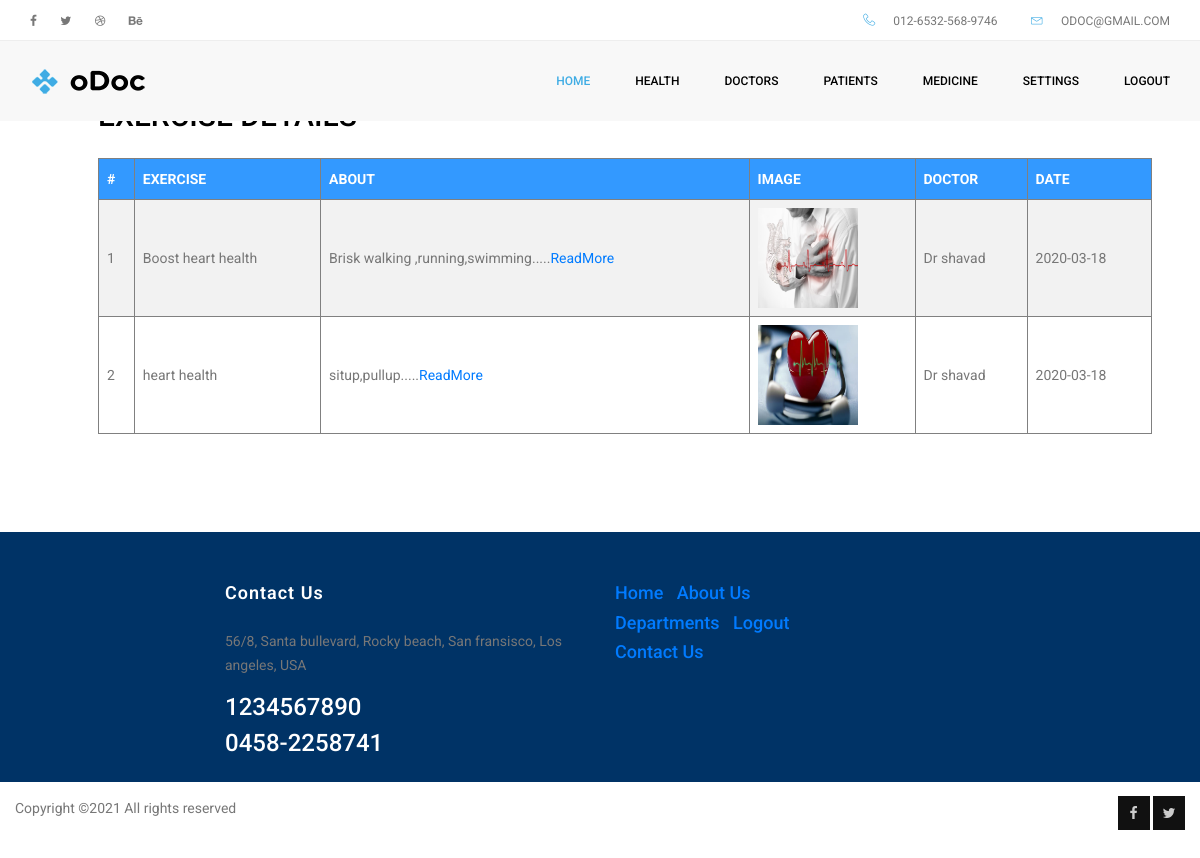
/admin/view_exercise.php, run on the app's committed database.
### tables this page shows
CREATE TABLE `exercise` (
  `eid` int(11) NOT NULL,
  `did` int(11) NOT NULL,
  `date` date NOT NULL,
  `about` varchar(30) NOT NULL,
  `description` varchar(300) NOT NULL,
  `image` varchar(500) NOT NULL
);

CREATE TABLE `doctor_registration` (
  `id` int(11) NOT NULL,
  `name` varchar(30) NOT NULL,
  `specialization` varchar(30) NOT NULL,
  `age` int(11) NOT NULL,
  `gender` varchar(30) NOT NULL,
  `address` varchar(30) NOT NULL,
  `phone number` int(11) NOT NULL,
  `email` varchar(30) NOT NULL,
  `upload_certificate` varchar(30) NOT NULL,
  `image` varchar(500) NOT NULL,
  `qualification` varchar(20) NOT NULL,
  `username` varchar(20) NOT NULL,
  `password` varchar(30) NOT NULL,
  `status` varchar(20) NOT NULL
);

### admin/view_exercise.php (the view, shortened to what this page needs)
<!doctype html>
<html lang="en">
<head>
    <link rel="stylesheet" href="../css/bootstrap.css">
    <link rel="stylesheet" href="../vendors/linericon/style.css">
    <link rel="stylesheet" href="../css/font-awesome.min.css">
    <link rel="stylesheet" href="../vendors/owl-carousel/owl.carousel.min.css">
    <link rel="stylesheet" href="../vendors/lightbox/simpleLightbox.css">
    <link rel="stylesheet" href="../vendors/nice-select/css/nice-select.css">
    <link rel="stylesheet" href="../vendors/animate-css/animate.css">
    <link rel="stylesheet" href="../vendors/jquery-ui/jquery-ui.css">
    <link rel="stylesheet" href="../css/style.css">
    <link rel="stylesheet" href="../css/responsive.css">
	     <link rel="stylesheet" href="../css/table.css">
</head>
<body>
	<header class="header_area">
	  <div class="top_menu row m0">
			<div class="container">
				<div class="float-left">
					<ul class="left_side">
						<li>
							<a href="#">
								<i class="fa fa-facebook-f"></i>
							</a>
						</li>
						<li>
							<a href="#">
								<i class="fa fa-twitter"></i>
							</a>
						</li>
						<li>
							<a href="#">
								<i class="fa fa-dribbble"></i>
							</a>
						</li>
						<li>
							<a href="#">
								<i class="fa fa-behance"></i>
							</a>
						</li>
					</ul>
				</div>
				<div class="float-right">
					<ul class="right_side">
						<li>
							<a href="#">
								<i class="lnr lnr-phone-handset"></i>
								012-6532-568-9746
							</a>
						</li>
						<li>
							<a href="#">
								<i class="lnr lnr-envelope"></i>
								odoc@gmail.com
							</a>
						</li>
					</ul>
				</div>
			</div>
		</div>
		<div class="main_menu">
			<nav class="navbar navbar-expand-lg navbar-light">
				<div class="container">
					<a class="navbar-brand logo_h" href="#">
						<img src="../img/logo1.png" alt="">
					</a>
					<div class="collapse navbar-collapse offset" id="navbarSupportedContent">
						<div class="row ml-0 w-100">
							<div class="col-lg-12 pr-0">
								<ul class="nav navbar-nav center_nav pull-right">
									<li class="nav-item active" >
										<a class="nav-link" href="admin_home.php">Home</a>
									</li><li class="nav-item submenu dropdown">
										<a href="#" class="nav-link dropdown-toggle" data-toggle="dropdown" role="button" aria-haspopup="true" aria-expanded="false">health</a>
									</li>
                                    <li class="nav-item submenu dropdown">
										<a href="#" class="nav-link dropdown-toggle" data-toggle="dropdown" role="button" aria-haspopup="true" aria-expanded="false">Doctors</a>
									</li>
                                    <li class="nav-item submenu dropdown">
										<a href="#" class="nav-link dropdown-toggle" data-toggle="dropdown" role="button" aria-haspopup="true" aria-expanded="false">Patients</a>
									</li>
									 <li class="nav-item submenu dropdown">
										<a href="#" class="nav-link dropdown-toggle" data-toggle="dropdown" role="button" aria-haspopup="true" aria-expanded="false">Medicine</a>
									</li>
                                    <li class="nav-item submenu dropdown">
										<a href="#" class="nav-link dropdown-toggle" data-toggle="dropdown" role="button" aria-haspopup="true" aria-expanded="false">Settings</a>
									</li>
									<li class="nav-item ">
										<a class="nav-link" href="../logout.php">logout</a>
									</li>
								</ul>
							</div>
						</div>
					</div>
				</div>
			</nav>
		</div>
	</header>
   <section class="team-area section_gap">
      <div id="content" class="p-4 p-md-5" style="margin-left:50px">
<h2 class="mb-4">EXERCISE DETAILS</h2>
  <form method="post" enctype="multipart/form-data">
<center>
<table align="center" border="1">
<?php
$con=mysqli_connect("localhost","root","","find_my_doctor");
$a="SELECT * FROM `exercise`";
$e=mysqli_query($con,$a);
if(mysqli_num_rows($e)>0)
{?>
<tr><th>#</th>
<th>EXERCISE</th>
<th>ABOUT</th>
<th>IMAGE</th>
<th>DOCTOR</th>
<th>DATE</th>
</tr>
<?php
$i=1;
while($r=mysqli_fetch_array($e))
{
?>
<tr><td><?php echo $i;?></td>
<td><?php echo $r[3];?></td>
<td><?php  echo substr($r[4],0,50)."....."?><a href="view_exercisedtls.php?id=<?php echo $r[0];?>">ReadMore</a></td>
<td><img src="../image/<?php echo $r[5];?>" height="100" width="100"></td><?php
$b="SELECT * FROM  doctor_registration where id='".$r[1]."'";
$ex=mysqli_query($con,$b);
$f=mysqli_fetch_array($ex);
?>
<td>Dr <?php echo $f[1];?></td>
<td><?php echo $r[2];?></td></tr>
<?php
$i=$i+1;
}
}
else
{
?>
 <font color="#FF0000" size="+3" face="Times New Roman, Times, serif"><?php echo "NO EXERCISE DETAILS FOUND";?></font>
 <?php
}
?></table></center>
</form>
      </div>
<section class="team-area section_gap">
      <footer class="footer-area section_gap">
		<div class="container" style="height:150px">
			<div class="row">
				<div class="col-lg-2  col-md-6">
				</div>
				<div class="col-lg-4  col-md-6">
					<div class="single-footer-widget mail-chimp">
						<h6 class="mb-20">Contact Us</h6>
						<p>
							56/8, Santa bullevard, Rocky beach, San fransisco, Los angeles, USA
						</p>
						<h3>1234567890</h3>
						<h3>0458-2258741</h3>
					</div>
				</div>
				<div class="col-lg-6  col-md-12">
					<div class="single-footer-widget newsletter">
						<h4><a href="../index.php">Home</a>&nbsp;&nbsp;&nbsp;<a href="../about.php">About Us</a></h4>
                        <h4><a href="../department.php">Departments</a>&nbsp;&nbsp;&nbsp;<a href="../logout.php">Logout</a></h4>
                        <h4><a href="../contact.php">Contact Us</a></h4>
					</div>
				</div>
			</div>
			<div class="row footer-bottom d-flex justify-content-between" style="margin-top:-50px">
				<p class=" footer-text m-0">
Copyright &copy;<script>document.write(new Date().getFullYear());</script> All rights reserved
				</p>
				<div class=" footer-social" style="margin-left:100px">
					<a href="#">
						<i class="fa fa-facebook"></i>
					</a>
					<a href="#">
						<i class="fa fa-twitter"></i>
					</a>
				</div>
			</div>
		</div>
	</footer>
</body>
</html>

### css/table.css (style rules this page uses)
table { border-collapse: collapse; width: 100%; }
th, td { text-align: left; padding: 8px; }
tr:nth-child(even) { background-color: #f2f2f2 }
th { background-color:#3399FF; color: white; }

### data on the page
exercise: about "Boost heart health", description "Brisk walking ,running,swimming", image (picture), doctor_registration.name "shavad", date "2020-03-18"
exercise: about "heart health", description "situp,pullup", image (picture), doctor_registration.name "shavad", date "2020-03-18"
